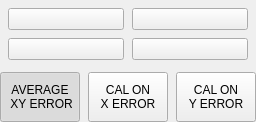
          <widget class="QWidget" name="calibrate">
           <property name="sizePolicy">
            <sizepolicy hsizetype="Preferred" vsizetype="Preferred">
             <horstretch>0</horstretch>
             <verstretch>0</verstretch>
            </sizepolicy>
           </property>
           <property name="minimumSize">
            <size>
             <width>0</width>
             <height>0</height>
            </size>
           </property>
           <layout class="QVBoxLayout" name="verticalLayout_42" stretch="0,0">
            <property name="spacing">
             <number>4</number>
            </property>
            <property name="leftMargin">
             <number>0</number>
            </property>
            <property name="topMargin">
             <number>0</number>
            </property>
            <property name="rightMargin">
             <number>0</number>
            </property>
            <property name="bottomMargin">
             <number>0</number>
            </property>
            <item>
             <layout class="QGridLayout" name="gridLayout">
              <property name="leftMargin">
               <number>8</number>
              </property>
              <property name="topMargin">
               <number>8</number>
              </property>
              <property name="rightMargin">
               <number>8</number>
              </property>
              <property name="bottomMargin">
               <number>8</number>
              </property>
              <property name="spacing">
               <number>8</number>
              </property>
              <item row="0" column="1">
               <widget class="QPushButton" name="probe_cal_round_pocket">
                <property name="sizePolicy">
                 <sizepolicy hsizetype="Preferred" vsizetype="Preferred">
                  <horstretch>0</horstretch>
                  <verstretch>0</verstretch>
                 </sizepolicy>
                </property>
                <property name="minimumSize">
                 <size>
                  <width>0</width>
                  <height>0</height>
                 </size>
                </property>
                <property name="maximumSize">
                 <size>
                  <width>16777215</width>
                  <height>16777215</height>
                 </size>
                </property>
                <property name="focusPolicy">
                 <enum>Qt::StrongFocus</enum>
                </property>
                <property name="toolTip">
                 <string>Calibrate with round pocket</string>
                </property>
                <property name="statusTip">
                 <string/>
                </property>
                <property name="text">
                 <string/>
                </property>
                <property name="icon">
                 <iconset>
                  <normalon>basic_probe_icons/round_pocket.png</normalon>
                 </iconset>
                </property>
                <property name="iconSize">
                 <size>
                  <width>120</width>
                  <height>120</height>
                 </size>
                </property>
                <property name="probe" stdset="0">
                 <string>probe_cal_round_pocket</string>
                </property>
                <attribute name="buttonGroup">
                 <string notr="true">cal_buttonGroup</string>
                </attribute>
               </widget>
              </item>
              <item row="0" column="0">
               <widget class="QPushButton" name="probe_cal_round_boss">
                <property name="sizePolicy">
                 <sizepolicy hsizetype="Preferred" vsizetype="Preferred">
                  <horstretch>0</horstretch>
                  <verstretch>0</verstretch>
                 </sizepolicy>
                </property>
                <property name="minimumSize">
                 <size>
                  <width>0</width>
                  <height>0</height>
                 </size>
                </property>
                <property name="maximumSize">
                 <size>
                  <width>16777215</width>
                  <height>16777215</height>
                 </size>
                </property>
                <property name="focusPolicy">
                 <enum>Qt::StrongFocus</enum>
                </property>
                <property name="toolTip">
                 <string>Calibrate with round boss</string>
                </property>
                <property name="statusTip">
                 <string/>
                </property>
                <property name="text">
                 <string/>
                </property>
                <property name="icon">
                 <iconset>
                  <normalon>basic_probe_icons/round_boss.png</normalon>
                 </iconset>
                </property>
                <property name="iconSize">
                 <size>
                  <width>120</width>
                  <height>120</height>
                 </size>
                </property>
                <property name="autoDefault">
                 <bool>false</bool>
                </property>
                <property name="probe" stdset="0">
                 <string>probe_cal_round_boss</string>
                </property>
                <attribute name="buttonGroup">
                 <string notr="true">cal_buttonGroup</string>
                </attribute>
               </widget>
              </item>
              <item row="1" column="0">
               <widget class="QPushButton" name="probe_cal_square_boss">
                <property name="sizePolicy">
                 <sizepolicy hsizetype="Preferred" vsizetype="Preferred">
                  <horstretch>0</horstretch>
                  <verstretch>0</verstretch>
                 </sizepolicy>
                </property>
                <property name="minimumSize">
                 <size>
                  <width>0</width>
                  <height>0</height>
                 </size>
                </property>
                <property name="maximumSize">
                 <size>
                  <width>16777215</width>
                  <height>16777215</height>
                 </size>
                </property>
                <property name="focusPolicy">
                 <enum>Qt::StrongFocus</enum>
                </property>
                <property name="toolTip">
                 <string>Calibrate with square boss</string>
                </property>
                <property name="statusTip">
                 <string/>
                </property>
                <property name="text">
                 <string/>
                </property>
                <property name="icon">
                 <iconset>
                  <normalon>basic_probe_icons/rect_boss.png</normalon>
                 </iconset>
                </property>
                <property name="iconSize">
                 <size>
                  <width>120</width>
                  <height>120</height>
                 </size>
                </property>
                <property name="probe" stdset="0">
                 <string>probe_cal_square_boss</string>
                </property>
                <attribute name="buttonGroup">
                 <string notr="true">cal_buttonGroup</string>
                </attribute>
               </widget>
              </item>
              <item row="1" column="1">
               <widget class="QPushButton" name="probe_cal_square_pocket">
                <property name="sizePolicy">
                 <sizepolicy hsizetype="Preferred" vsizetype="Preferred">
                  <horstretch>0</horstretch>
                  <verstretch>0</verstretch>
                 </sizepolicy>
                </property>
                <property name="minimumSize">
                 <size>
                  <width>0</width>
                  <height>0</height>
                 </size>
                </property>
                <property name="maximumSize">
                 <size>
                  <width>16777215</width>
                  <height>16777215</height>
                 </size>
                </property>
                <property name="focusPolicy">
                 <enum>Qt::StrongFocus</enum>
                </property>
                <property name="toolTip">
                 <string>Calibrate with square pocket</string>
                </property>
                <property name="statusTip">
                 <string/>
                </property>
                <property name="text">
                 <string/>
                </property>
                <property name="icon">
                 <iconset>
                  <normalon>basic_probe_icons/rect_pocket.png</normalon>
                 </iconset>
                </property>
                <property name="iconSize">
                 <size>
                  <width>120</width>
                  <height>120</height>
                 </size>
                </property>
                <property name="probe" stdset="0">
                 <string>probe_cal_square_pocket</string>
                </property>
                <attribute name="buttonGroup">
                 <string notr="true">cal_buttonGroup</string>
                </attribute>
               </widget>
              </item>
             </layout>
            </item>
            <item>
             <widget class="QWidget" name="widget_cal_error" native="true">
              <property name="sizePolicy">
               <sizepolicy hsizetype="Preferred" vsizetype="Preferred">
                <horstretch>0</horstretch>
                <verstretch>0</verstretch>
               </sizepolicy>
              </property>
              <property name="minimumSize">
               <size>
                <width>0</width>
                <height>50</height>
               </size>
              </property>
              <property name="maximumSize">
               <size>
                <width>16777215</width>
                <height>50</height>
               </size>
              </property>
              <layout class="QHBoxLayout" name="horizontalLayout_56">
               <property name="spacing">
                <number>8</number>
               </property>
               <property name="leftMargin">
                <number>0</number>
               </property>
               <property name="topMargin">
                <number>0</number>
               </property>
               <property name="rightMargin">
                <number>0</number>
               </property>
               <property name="bottomMargin">
                <number>0</number>
               </property>
               <item>
                <widget class="QPushButton" name="cal_avg_error">
                 <property name="sizePolicy">
                  <sizepolicy hsizetype="Preferred" vsizetype="Preferred">
                   <horstretch>0</horstretch>
                   <verstretch>0</verstretch>
                  </sizepolicy>
                 </property>
                 <property name="minimumSize">
                  <size>
                   <width>0</width>
                   <height>0</height>
                  </size>
                 </property>
                 <property name="maximumSize">
                  <size>
                   <width>16777215</width>
                   <height>16777215</height>
                  </size>
                 </property>
                 <property name="styleSheet">
                  <string notr="true"/>
                 </property>
                 <property name="text">
                  <string>AVERAGE
 XY ERROR</string>
                 </property>
                 <property name="checkable">
                  <bool>true</bool>
                 </property>
                 <property name="checked">
                  <bool>true</bool>
                 </property>
                 <property name="autoExclusive">
                  <bool>true</bool>
                 </property>
                 <property name="checkedAction" stdset="0">
                  <string>0</string>
                 </property>
                </widget>
               </item>
               <item>
                <widget class="QPushButton" name="cal_x_error">
                 <property name="sizePolicy">
                  <sizepolicy hsizetype="Preferred" vsizetype="Preferred">
                   <horstretch>0</horstretch>
                   <verstretch>0</verstretch>
                  </sizepolicy>
                 </property>
                 <property name="minimumSize">
                  <size>
                   <width>0</width>
                   <height>0</height>
                  </size>
                 </property>
                 <property name="maximumSize">
                  <size>
                   <width>16777215</width>
                   <height>16777215</height>
                  </size>
                 </property>
                 <property name="baseSize">
                  <size>
                   <width>0</width>
                   <height>0</height>
                  </size>
                 </property>
                 <property name="text">
                  <string>CAL ON
X ERROR</string>
                 </property>
                 <property name="checkable">
                  <bool>true</bool>
                 </property>
                 <property name="checked">
                  <bool>false</bool>
                 </property>
                 <property name="autoExclusive">
                  <bool>true</bool>
                 </property>
                 <property name="checkedAction" stdset="0">
                  <string>1</string>
                 </property>
                </widget>
               </item>
               <item>
                <widget class="QPushButton" name="cal_y_error">
                 <property name="sizePolicy">
                  <sizepolicy hsizetype="Preferred" vsizetype="Preferred">
                   <horstretch>0</horstretch>
                   <verstretch>0</verstretch>
                  </sizepolicy>
                 </property>
                 <property name="minimumSize">
                  <size>
                   <width>0</width>
                   <height>0</height>
                  </size>
                 </property>
                 <property name="maximumSize">
                  <size>
                   <width>16777215</width>
                   <height>16777215</height>
                  </size>
                 </property>
                 <property name="baseSize">
                  <size>
                   <width>0</width>
                   <height>0</height>
                  </size>
                 </property>
                 <property name="styleSheet">
                  <string notr="true"/>
                 </property>
                 <property name="text">
                  <string>CAL ON
Y ERROR</string>
                 </property>
                 <property name="checkable">
                  <bool>true</bool>
                 </property>
                 <property name="autoExclusive">
                  <bool>true</bool>
                 </property>
                 <property name="checkedAction" stdset="0">
                  <string>2</string>
                 </property>
                </widget>
               </item>
              </layout>
             </widget>
            </item>
           </layout>
          </widget>
